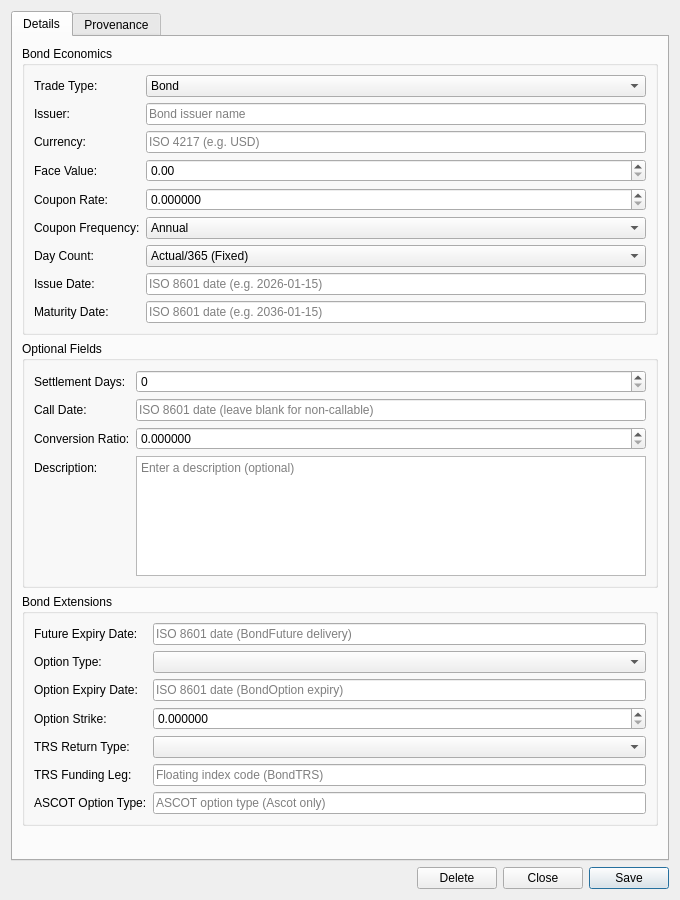
<?xml version="1.0" encoding="UTF-8"?>
<ui version="4.0">
 <class>BondInstrumentDetailDialog</class>
 <widget class="QWidget" name="BondInstrumentDetailDialog">
  <property name="geometry">
   <rect>
    <x>0</x>
    <y>0</y>
    <width>680</width>
    <height>900</height>
   </rect>
  </property>
  <property name="minimumSize">
   <size>
    <width>680</width>
    <height>900</height>
   </size>
  </property>
  <property name="windowTitle">
   <string>Bond Instrument Details</string>
  </property>
  <layout class="QVBoxLayout" name="verticalLayout">
   <item>
    <widget class="QTabWidget" name="tabWidget">
     <property name="currentIndex"><number>0</number></property>
     <widget class="QWidget" name="detailsTab">
      <attribute name="title"><string>Details</string></attribute>
      <layout class="QVBoxLayout" name="detailsLayout">
       <item>
        <widget class="QGroupBox" name="bondEconomicsGroup">
         <property name="title">
          <string>Bond Economics</string>
         </property>
         <layout class="QFormLayout" name="formLayout">
          <item row="0" column="0">
           <widget class="QLabel" name="labelTradeTypeCode">
            <property name="text"><string>Trade Type:</string></property>
           </widget>
          </item>
          <item row="0" column="1">
           <widget class="QComboBox" name="tradeTypeCodeCombo">
            <item><property name="text"><string>Bond</string></property></item>
            <item><property name="text"><string>ForwardBond</string></property></item>
            <item><property name="text"><string>CallableBond</string></property></item>
            <item><property name="text"><string>ConvertibleBond</string></property></item>
            <item><property name="text"><string>BondRepo</string></property></item>
            <item><property name="text"><string>BondFuture</string></property></item>
            <item><property name="text"><string>BondOption</string></property></item>
            <item><property name="text"><string>BondTRS</string></property></item>
            <item><property name="text"><string>BondPosition</string></property></item>
            <item><property name="text"><string>Ascot</string></property></item>
           </widget>
          </item>
          <item row="1" column="0">
           <widget class="QLabel" name="labelIssuer">
            <property name="text"><string>Issuer:</string></property>
           </widget>
          </item>
          <item row="1" column="1">
           <widget class="QLineEdit" name="issuerEdit">
            <property name="placeholderText">
             <string>Bond issuer name</string>
            </property>
           </widget>
          </item>
          <item row="2" column="0">
           <widget class="QLabel" name="labelCurrency">
            <property name="text"><string>Currency:</string></property>
           </widget>
          </item>
          <item row="2" column="1">
           <widget class="QLineEdit" name="currencyEdit">
            <property name="placeholderText">
             <string>ISO 4217 (e.g. USD)</string>
            </property>
           </widget>
          </item>
          <item row="3" column="0">
           <widget class="QLabel" name="labelFaceValue">
            <property name="text"><string>Face Value:</string></property>
           </widget>
          </item>
          <item row="3" column="1">
           <widget class="QDoubleSpinBox" name="faceValueSpinBox">
            <property name="decimals"><number>2</number></property>
            <property name="minimum"><double>0.000000000000000</double></property>
            <property name="maximum"><double>999999999999.000000000000000</double></property>
            <property name="singleStep"><double>1000.000000000000000</double></property>
           </widget>
          </item>
          <item row="4" column="0">
           <widget class="QLabel" name="labelCouponRate">
            <property name="text"><string>Coupon Rate:</string></property>
           </widget>
          </item>
          <item row="4" column="1">
           <widget class="QDoubleSpinBox" name="couponRateSpinBox">
            <property name="decimals"><number>6</number></property>
            <property name="minimum"><double>0.000000000000000</double></property>
            <property name="maximum"><double>1.000000000000000</double></property>
            <property name="singleStep"><double>0.001000000000000</double></property>
            <property name="toolTip"><string>Annual coupon rate as decimal (e.g. 0.05 for 5%)</string></property>
           </widget>
          </item>
          <item row="5" column="0">
           <widget class="QLabel" name="labelCouponFrequencyCode">
            <property name="text"><string>Coupon Frequency:</string></property>
           </widget>
          </item>
          <item row="5" column="1">
           <widget class="QComboBox" name="couponFrequencyCodeCombo">
            <item><property name="text"><string>Annual</string></property></item>
            <item><property name="text"><string>Semiannual</string></property></item>
            <item><property name="text"><string>Quarterly</string></property></item>
            <item><property name="text"><string>Monthly</string></property></item>
           </widget>
          </item>
          <item row="6" column="0">
           <widget class="QLabel" name="labelDayCountCode">
            <property name="text"><string>Day Count:</string></property>
           </widget>
          </item>
          <item row="6" column="1">
           <widget class="QComboBox" name="dayCountCodeCombo">
            <item><property name="text"><string>Actual/365 (Fixed)</string></property></item>
            <item><property name="text"><string>Actual/360</string></property></item>
            <item><property name="text"><string>Actual/Actual (ISDA)</string></property></item>
            <item><property name="text"><string>30/360</string></property></item>
            <item><property name="text"><string>30E/360</string></property></item>
           </widget>
          </item>
          <item row="7" column="0">
           <widget class="QLabel" name="labelIssueDate">
            <property name="text"><string>Issue Date:</string></property>
           </widget>
          </item>
          <item row="7" column="1">
           <widget class="QLineEdit" name="issueDateEdit">
            <property name="placeholderText">
             <string>ISO 8601 date (e.g. 2026-01-15)</string>
            </property>
           </widget>
          </item>
          <item row="8" column="0">
           <widget class="QLabel" name="labelMaturityDate">
            <property name="text"><string>Maturity Date:</string></property>
           </widget>
          </item>
          <item row="8" column="1">
           <widget class="QLineEdit" name="maturityDateEdit">
            <property name="placeholderText">
             <string>ISO 8601 date (e.g. 2036-01-15)</string>
            </property>
           </widget>
          </item>
         </layout>
        </widget>
       </item>
       <item>
        <widget class="QGroupBox" name="optionalGroup">
         <property name="title">
          <string>Optional Fields</string>
         </property>
         <layout class="QFormLayout" name="optionalFormLayout">
          <item row="0" column="0">
           <widget class="QLabel" name="labelSettlementDays">
            <property name="text"><string>Settlement Days:</string></property>
           </widget>
          </item>
          <item row="0" column="1">
           <widget class="QSpinBox" name="settlementDaysSpinBox">
            <property name="minimum"><number>0</number></property>
            <property name="maximum"><number>30</number></property>
            <property name="toolTip"><string>Number of settlement days (0 = not specified)</string></property>
           </widget>
          </item>
          <item row="1" column="0">
           <widget class="QLabel" name="labelCallDate">
            <property name="text"><string>Call Date:</string></property>
           </widget>
          </item>
          <item row="1" column="1">
           <widget class="QLineEdit" name="callDateEdit">
            <property name="placeholderText">
             <string>ISO 8601 date (leave blank for non-callable)</string>
            </property>
           </widget>
          </item>
          <item row="2" column="0">
           <widget class="QLabel" name="labelConversionRatio">
            <property name="text"><string>Conversion Ratio:</string></property>
           </widget>
          </item>
          <item row="2" column="1">
           <widget class="QDoubleSpinBox" name="conversionRatioSpinBox">
            <property name="decimals"><number>6</number></property>
            <property name="minimum"><double>0.000000000000000</double></property>
            <property name="maximum"><double>999999.000000000000000</double></property>
            <property name="singleStep"><double>0.000100000000000</double></property>
            <property name="toolTip"><string>Conversion ratio for convertible bonds (0 = not applicable)</string></property>
           </widget>
          </item>
          <item row="3" column="0">
           <widget class="QLabel" name="labelDescription">
            <property name="text"><string>Description:</string></property>
           </widget>
          </item>
          <item row="3" column="1">
           <widget class="QPlainTextEdit" name="descriptionEdit">
            <property name="minimumSize">
             <size><width>0</width><height>60</height></size>
            </property>
            <property name="maximumSize">
             <size><width>16777215</width><height>120</height></size>
            </property>
            <property name="placeholderText">
             <string>Enter a description (optional)</string>
            </property>
           </widget>
          </item>
         </layout>
        </widget>
       </item>
       <item>
        <widget class="QGroupBox" name="bondExtensionsGroup">
         <property name="title">
          <string>Bond Extensions</string>
         </property>
         <layout class="QFormLayout" name="extensionsFormLayout">
          <item row="0" column="0">
           <widget class="QLabel" name="labelFutureExpiryDate">
            <property name="text"><string>Future Expiry Date:</string></property>
           </widget>
          </item>
          <item row="0" column="1">
           <widget class="QLineEdit" name="futureExpiryDateEdit">
            <property name="placeholderText">
             <string>ISO 8601 date (BondFuture delivery)</string>
            </property>
           </widget>
          </item>
          <item row="1" column="0">
           <widget class="QLabel" name="labelOptionType">
            <property name="text"><string>Option Type:</string></property>
           </widget>
          </item>
          <item row="1" column="1">
           <widget class="QComboBox" name="optionTypeCombo">
            <item><property name="text"><string></string></property></item>
            <item><property name="text"><string>Call</string></property></item>
            <item><property name="text"><string>Put</string></property></item>
           </widget>
          </item>
          <item row="2" column="0">
           <widget class="QLabel" name="labelOptionExpiryDate">
            <property name="text"><string>Option Expiry Date:</string></property>
           </widget>
          </item>
          <item row="2" column="1">
           <widget class="QLineEdit" name="optionExpiryDateEdit">
            <property name="placeholderText">
             <string>ISO 8601 date (BondOption expiry)</string>
            </property>
           </widget>
          </item>
          <item row="3" column="0">
           <widget class="QLabel" name="labelOptionStrike">
            <property name="text"><string>Option Strike:</string></property>
           </widget>
          </item>
          <item row="3" column="1">
           <widget class="QDoubleSpinBox" name="optionStrikeSpinBox">
            <property name="decimals"><number>6</number></property>
            <property name="minimum"><double>0.000000000000000</double></property>
            <property name="maximum"><double>999999999.000000000000000</double></property>
            <property name="singleStep"><double>0.010000000000000</double></property>
            <property name="toolTip"><string>BondOption strike as clean price (0 = not applicable)</string></property>
           </widget>
          </item>
          <item row="4" column="0">
           <widget class="QLabel" name="labelTrsReturnType">
            <property name="text"><string>TRS Return Type:</string></property>
           </widget>
          </item>
          <item row="4" column="1">
           <widget class="QComboBox" name="trsReturnTypeCombo">
            <item><property name="text"><string></string></property></item>
            <item><property name="text"><string>TotalReturn</string></property></item>
            <item><property name="text"><string>PriceReturn</string></property></item>
           </widget>
          </item>
          <item row="5" column="0">
           <widget class="QLabel" name="labelTrsFundingLegCode">
            <property name="text"><string>TRS Funding Leg:</string></property>
           </widget>
          </item>
          <item row="5" column="1">
           <widget class="QLineEdit" name="trsFundingLegCodeEdit">
            <property name="placeholderText">
             <string>Floating index code (BondTRS)</string>
            </property>
           </widget>
          </item>
          <item row="6" column="0">
           <widget class="QLabel" name="labelAscotOptionType">
            <property name="text"><string>ASCOT Option Type:</string></property>
           </widget>
          </item>
          <item row="6" column="1">
           <widget class="QLineEdit" name="ascotOptionTypeEdit">
            <property name="placeholderText">
             <string>ASCOT option type (Ascot only)</string>
            </property>
           </widget>
          </item>
         </layout>
        </widget>
       </item>
       <item>
        <spacer name="verticalSpacer">
         <property name="orientation"><enum>Qt::Vertical</enum></property>
         <property name="sizeHint" stdset="0">
          <size><width>20</width><height>20</height></size>
         </property>
        </spacer>
       </item>
      </layout>
     </widget>
     <widget class="QWidget" name="provenanceTab">
      <attribute name="title"><string>Provenance</string></attribute>
      <layout class="QVBoxLayout" name="provenanceTabLayout">
       <item>
        <widget class="ores::qt::ProvenanceWidget" name="provenanceWidget" native="true"/>
       </item>
      </layout>
     </widget>
    </widget>
   </item>
   <item>
    <layout class="QHBoxLayout" name="buttonLayout">
     <item>
      <spacer name="horizontalSpacer">
       <property name="orientation"><enum>Qt::Horizontal</enum></property>
       <property name="sizeHint" stdset="0">
        <size><width>40</width><height>20</height></size>
       </property>
      </spacer>
     </item>
     <item>
      <widget class="QPushButton" name="deleteButton">
       <property name="text"><string>Delete</string></property>
      </widget>
     </item>
     <item>
      <widget class="QPushButton" name="closeButton">
       <property name="text"><string>Close</string></property>
      </widget>
     </item>
     <item>
      <widget class="QPushButton" name="saveButton">
       <property name="text"><string>Save</string></property>
       <property name="default"><bool>true</bool></property>
      </widget>
     </item>
    </layout>
   </item>
  </layout>
 </widget>
 <customwidgets>
  <customwidget>
   <class>ores::qt::ProvenanceWidget</class>
   <extends>QWidget</extends>
   <header>ores.qt/ProvenanceWidget.hpp</header>
  </customwidget>
 </customwidgets>
 <resources/>
 <connections/>
</ui>
